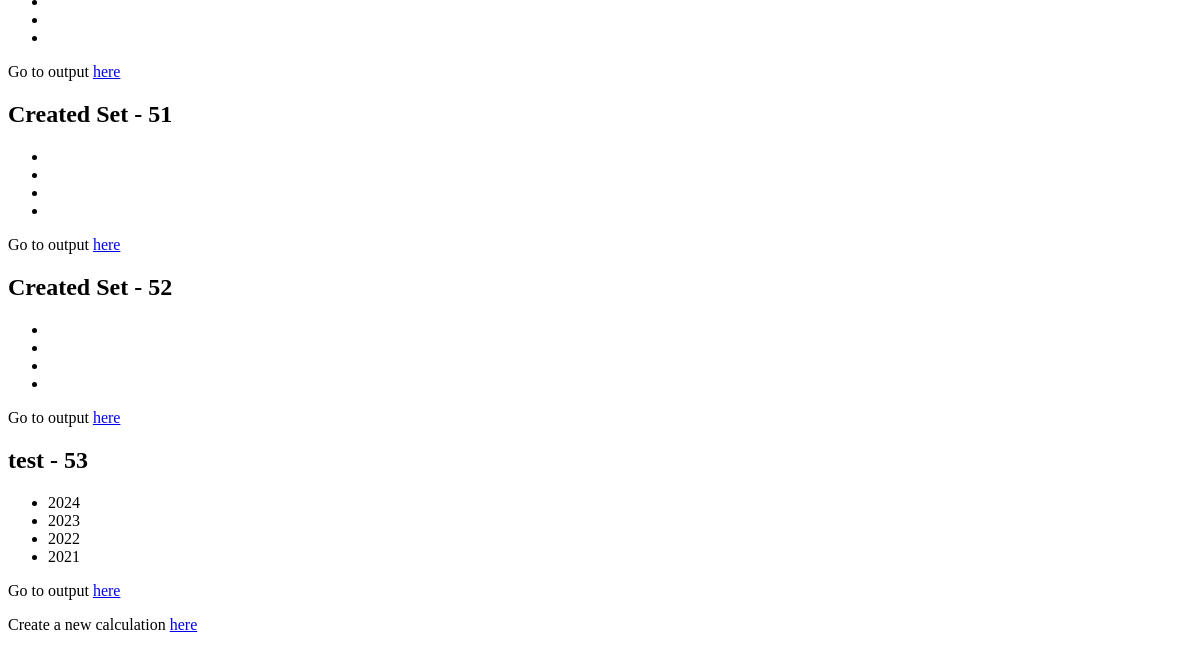
The page /tax/users/dashboard (signed in, lower part) on the database as committed earlier.
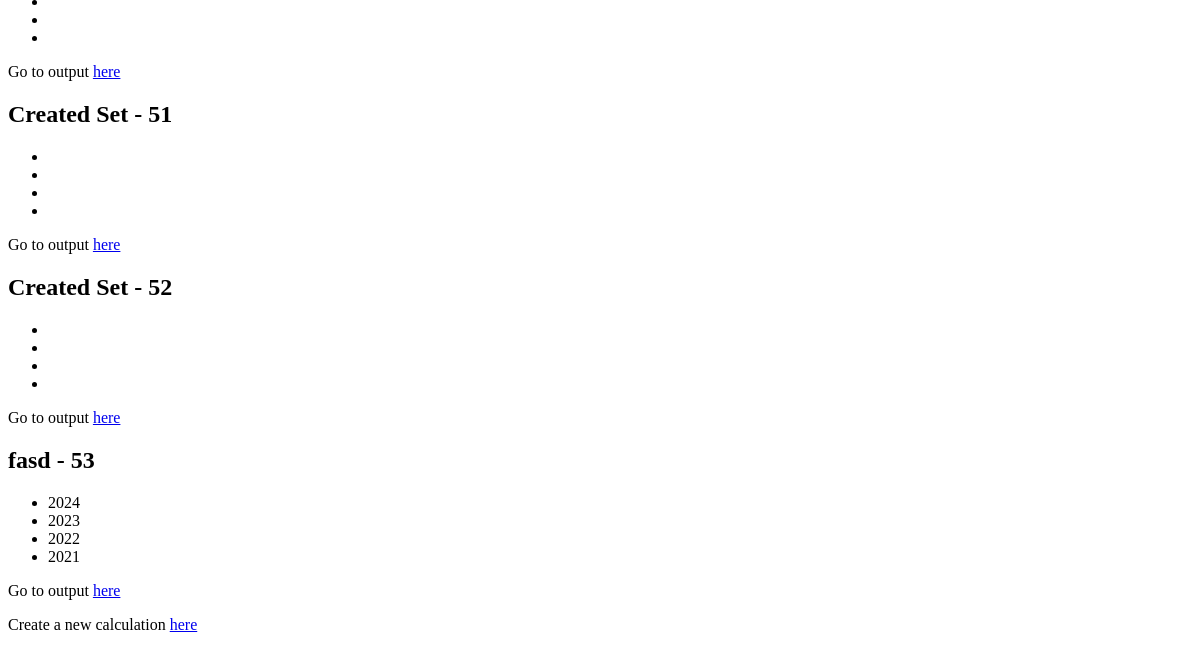
The same page on the database as committed later.
### tax/models.py (models this page shows, shortened)
class TaxDataSet(models.Model):
    user = models.ForeignKey(User, on_delete=models.CASCADE, related_name='datasets')
    created_at = models.DateTimeField(auto_now_add=True)
    name = models.CharField(max_length=50, default="Created Set")
    max_elected_farm_income = models.DecimalField(max_digits=12, decimal_places=2, default=0)
    qualified_farm_income = models.DecimalField(max_digits=12, decimal_places=2, default=0)
    ordinary_farm_income = models.DecimalField(max_digits=12, decimal_places=2, default=0)
    def __str__(self):
        return '{} - {}'.format(self.name, self.pk)

### tax/views.py (the view)
# urls.py: path("users/dashboard", DashboardView.as_view(), name="dashboard"),
class DashboardView(LoginRequiredMixin, ListView):
    model = TaxDataSet
    template_name = "tax/dashboard.html"
    def get_context_data(self, **kwargs):
        context = super().get_context_data(**kwargs)
        context["taxdata_sets"] = TaxDataSet.objects.filter(user=self.request.user)
        return context

### templates/tax/dashboard.html
{% if taxdata_sets %}
    {% for dataset in taxdata_sets %}
        <h2>{{ dataset }}</h2>
        <ul>
            {% for year in dataset.tax_years.all %}
            <li> {{ year.year }} </li>
            {% endfor %}
        </ul>
        <p>
            Go to output
            <a href="{% url 'tax:output' dataset_pk=dataset.pk %}">here</a>
        </p>
    {% endfor %}
{% else %}
    <p>No sets are available. Create one <a href="{% url 'tax:start-dataset' %}">here</a></p>
{% endif %}
<p>Create a new calculation <a href="{% url 'tax:start-dataset' %}">here</a></p>

Rows that differ between the two databases and show on the page:
changed TaxDataSet: name+id "test - 53" → "fasd - 53"
